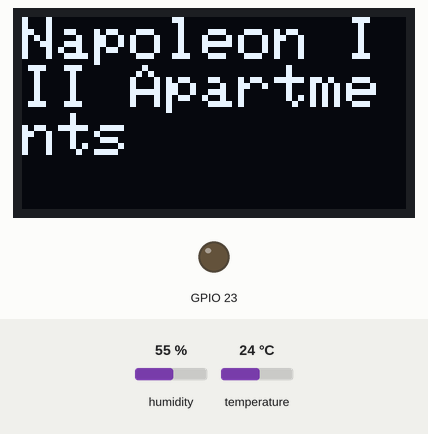
Bench run of a program on a simulated ESP32. On the bench: 128×64 one-colour display, output pins drawn as LEDs (lit = HIGH). Inputs (shaded band) come from the test bench; at power-on: temperature 24 °C, humidity 55 %. WiFi joins after 1.5 s; servers stay silent unless stated; network time is answered at once with the bench clock; the local clock reads 2024-03-15 10:24:30 at power-on unless the program sets it; no MQTT or app messages arrive unless stated; what the program prints to the serial monitor is not drawn.

Above: at 2.7 s.
2.8 s: temperature set to 25.4 °C
12.1 s: temperature set to 26.3 °C
18.7 s: temperature set to 28 °C
At 22.6 s:
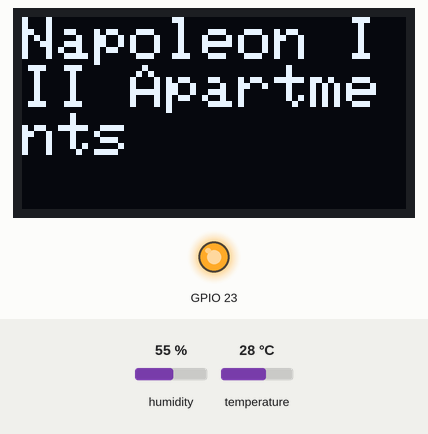
Timing chart, 0 to 24.1 s (numbered marks = the images above; inputs shaded):
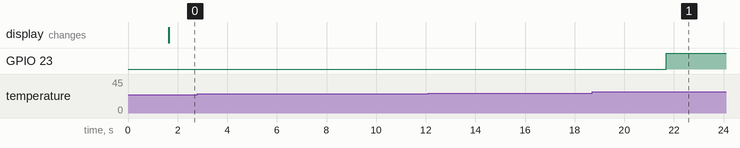

Measured:
- after the input at 2.8 s, every drawn part: stays the same
- after the input at 12.1 s, every drawn part: stays the same

The program:

main.cpp
```cpp
#include <WiFi.h>
#include <NTPClient.h>
#include <ArduinoJson.h>
#include <PubSubClient.h>
#include <WiFiUdp.h>
#include <Adafruit_Sensor.h>
#include <Adafruit_BME280.h>
#include <Wire.h>
#include <iostream>
#include <cmath>
#include <Adafruit_GFX.h>
#include <Adafruit_SSD1306.h>

#define SCREEN_WIDTH 128
#define SCREEN_HEIGHT 64

const char *ssid = "iPhone di Leonardo";
const char *password = "leo123456";
const char *mqttServer = "mqtt.ssh.edu.it";
const int mqttPort = 1883;
const char *mqttUser = "";
const char *mqttPassword = "";
const char *deviceName = "ESP32";
const char *sensorLocation = "Napoleon III Apartments";
const char *topic = "museum/params";

Adafruit_SSD1306 display(SCREEN_WIDTH, SCREEN_HEIGHT, &Wire, -1);
WiFiUDP ntpUDP;
NTPClient timeClient(ntpUDP, "pool.ntp.org");
WiFiClient espClient;
PubSubClient client(espClient);
Adafruit_BME280 bme;

String months[12] = {"January", "February", "March", "April", "May", "June", "July", "August", "September", "October", "November", "December"};

void setup()
{
  Serial.begin(9600);
  bme.begin(0x76);
  display.begin(SSD1306_SWITCHCAPVCC, 0x3C);

  pinMode(23, OUTPUT);

  Serial.print("Connecting to ");
  Serial.println(ssid);
  WiFi.begin(ssid, password);
  Serial.begin(9600);
  WiFi.begin(ssid, password);
  while (WiFi.status() != WL_CONNECTED)
  {
    delay(250);
    Serial.print(".");
  }

  Serial.println("Connected to the WiFi network");

  client.setServer(mqttServer, mqttPort);

  while (!client.connected())
  {
    Serial.println("Connecting to MQTT...");

    if (client.connect("ESP32Client", mqttUser, mqttPassword))
    {
      Serial.println("connected");
    }
    else
    {
      Serial.print("failed with state ");
      Serial.print(client.state());
      delay(2000);
    }

    timeClient.begin();
    timeClient.setTimeOffset(7200);
  }
}

void loop()
{
  timeClient.update();
  while (!timeClient.update())
  {
    timeClient.forceUpdate();
  }

  StaticJsonDocument<200> esp32JSON;
  char buffer[256];
  bool fireAlert = false;
  time_t epochTime = timeClient.getEpochTime();
  struct tm *ptm = gmtime((time_t *)&epochTime);

  String formattedTime = timeClient.getFormattedTime();
  String weekDay = String(ptm->tm_mday);
  String currentYear = String(ptm->tm_year + 1900);
  String currentMonthName = months[ptm->tm_mon];
  String currentDate = String(currentYear) + "-" + String(currentMonthName) + "-" + String(weekDay);

  String tempValue = String(round(bme.readTemperature())) + "C";
  String humValue = String(round(bme.readHumidity())) + "%";

  bool highTemp = (bme.readTemperature() >= 25) ? true : false;
  bool highHum = (bme.readHumidity() >= 45) ? true : false;

  if (bme.readTemperature() >= 26)
  {
    fireAlert = true;
    digitalWrite(23, HIGH);
  }
  // else
  // {
  //   delay(180000) // 3 min?
  // }

  display.clearDisplay();
  display.setTextSize(2);
  display.setTextColor(WHITE);
  display.setCursor(0, 0);
  display.println(sensorLocation);
  display.display();

  esp32JSON["deviceName"] = deviceName;
  esp32JSON["dateInfo"] = currentDate;
  esp32JSON["timeInfo"] = formattedTime;
  esp32JSON["sensorLocation"] = sensorLocation;
  esp32JSON["tempValue"] = tempValue;
  esp32JSON["humValue"] = humValue;
  esp32JSON["tempAlert"] = highTemp;
  esp32JSON["humAlert"] = highHum;
  esp32JSON["fireAlert"] = fireAlert;

  serializeJson(esp32JSON, buffer);

  if (client.publish("museum/params", buffer))
  {
    Serial.println("Museum parameters got successfully sended!");
  }
  else
  {
    Serial.println("Error sending message");
  }
  delay(10000);
}
```
